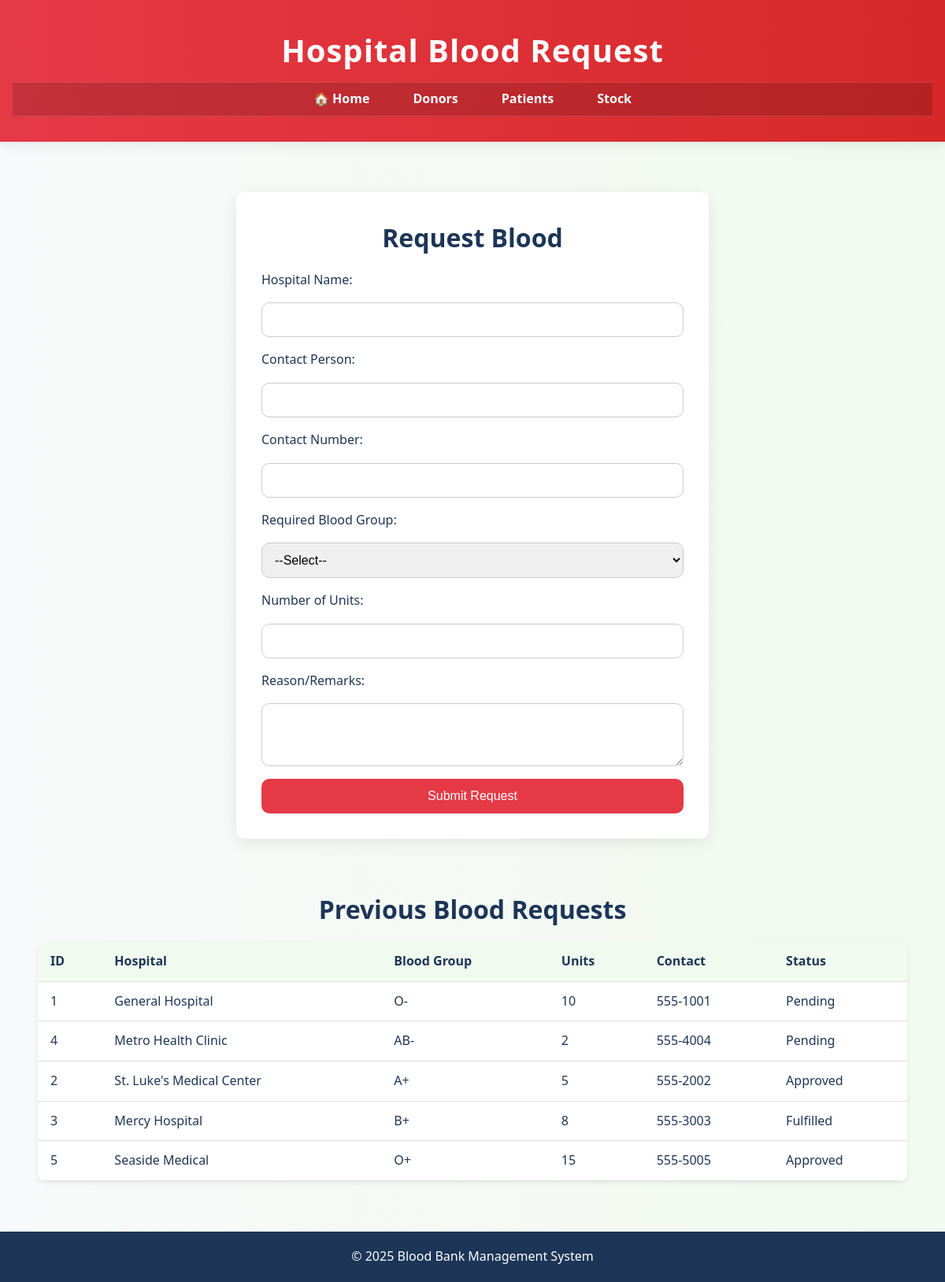
Screenshot of /hospital.php with the database file from the repository.
### tables this page shows
CREATE TABLE Hospital_Requests (
    ID INT AUTO_INCREMENT PRIMARY KEY,
    Hospital_Name VARCHAR(100),
    Contact_Person VARCHAR(100),
    Phone VARCHAR(15),
    Blood_Group VARCHAR(5),
    Units_Requested INT,
    Reason TEXT,
    Status VARCHAR(20),
    Request_Date DATETIME
);

### hospital.php (the view, shortened to what this page needs)
<?php
require_once 'php/connect.php';
?>
<!DOCTYPE html>
<html lang="en">
<head>
    <link rel="stylesheet" href="styles.css">
</head>
<body>
<header>
    <h1>Hospital Blood Request</h1>
    <nav>
        <ul>
            <li><a href="index.html">🏠 Home</a></li>
            <li><a href="donor.html">Donors</a></li>
            <li><a href="patient.php">Patients</a></li>
            <li><a href="stock-view.php">Stock</a></li>
        </ul>
    </nav>
</header>
<main>
    <section class="form-section">
        <h2>Request Blood</h2>
        <form method="POST" class="form-grid">
            <label for="hospital_name">Hospital Name:</label>
            <input type="text" id="hospital_name" name="hospital_name" required>
            <label for="contact_person">Contact Person:</label>
            <input type="text" id="contact_person" name="contact_person" required>
            <label for="phone">Contact Number:</label>
            <input type="tel" id="phone" name="phone" maxlength="10" pattern="[6-9]{1}[0-9]{9}" required>
            <label for="blood_group">Required Blood Group:</label>
            <select id="blood_group" name="blood_group" required>
                <option value="">--Select--</option>
            </select>
            <label for="units">Number of Units:</label>
            <input type="number" id="units" name="units" min="1" required>
            <label for="reason">Reason/Remarks:</label>
            <textarea id="reason" name="reason" rows="3" required></textarea>
            <button type="submit">Submit Request</button>
        </form>
    </section>
    <section class="table-section">
        <h2>Previous Blood Requests</h2>
        <table>
            <thead>
            <tr>
                <th>ID</th>
                <th>Hospital</th>
                <th>Blood Group</th>
                <th>Units</th>
                <th>Contact</th>
                <th>Status</th>
            </tr>
            </thead>
            <tbody>
            <?php
            $sql = "SELECT ID, Hospital_Name, Blood_Group, Units_Requested, Phone, Status
                  FROM Hospital_Requests
                  ORDER BY Request_Date DESC
                  LIMIT 10";
            $result = $conn->query($sql);
            if ($result->num_rows > 0) {
                while ($row = $result->fetch_assoc()) {
                    echo "<tr>
                      <td>" . htmlspecialchars($row['ID']) . "</td>
                      <td>" . htmlspecialchars($row['Hospital_Name']) . "</td>
                      <td>" . htmlspecialchars($row['Blood_Group']) . "</td>
                      <td>" . htmlspecialchars($row['Units_Requested']) . "</td>
                      <td>" . htmlspecialchars($row['Phone']) . "</td>
                      <td>" . htmlspecialchars($row['Status']) . "</td>
                    </tr>";
                }
            } else {
                echo "<tr><td colspan='6'>No requests found.</td></tr>";
            }
            ?>
            </tbody>
        </table>
    </section>
</main>
<footer>
    <p>&copy; 2025 Blood Bank Management System</p>
</footer>
</body>
</html>

### styles.css (style rules this page uses)
:root { --primary: #e63946; --primary-dark: #d62828; --primary-hover: #d62839; --secondary: #f1faee; --accent: #a8dadc; --text: #1d3557; --light: #f8f9fa; --shadow: rgba(0, 0, 0, 0.08); --font: 'Segoe UI', sans-serif; --radius: 10px; }
* { margin: 0; padding: 0; box-sizing: border-box; }
body { font-family: var(--font); background: linear-gradient(to right, var(--light), var(--secondary)); color: var(--text); line-height: 1.6; min-height: 100vh; display: flex; flex-direction: column; }
a { text-decoration: none; color: inherit; }
ul { list-style: none; }
header { background: linear-gradient(to right, var(--primary), var(--primary-dark)); color: white; padding: 2rem 1rem; text-align: center; box-shadow: 0 4px 15px var(--shadow); }
header h1 { font-size: 2.5rem; margin-bottom: 0.5rem; letter-spacing: 1px; }
nav { background-color: rgba(0, 0, 0, 0.15); padding: 0.5rem 0; border-top: 1px solid rgba(255, 255, 255, 0.15); border-bottom: 1px solid rgba(255, 255, 255, 0.15); }
nav ul { display: flex; justify-content: center; align-items: center; gap: 15px; }
nav ul li a { font-weight: bold; padding: 10px 20px; border-radius: var(--radius); color: white; transition: all 0.3s ease; }
main, section { padding: 2rem 1.5rem; flex: 1; }
h2 { font-size: 2rem; text-align: center; margin-bottom: 1rem; }
.table-section table { width: 100%; border-collapse: collapse; margin-top: 1rem; background-color: #fff; border-radius: var(--radius); box-shadow: 0 2px 6px var(--shadow); overflow: hidden; }
.table-section th, .table-section td { padding: 12px 16px; text-align: left; border-bottom: 1px solid #ddd; }
.table-section th { background-color: var(--secondary); color: var(--text); }
.form-section { background-color: white; padding: 2rem; border-radius: var(--radius); box-shadow: 0 5px 20px var(--shadow); max-width: 600px; margin: 2rem auto; }
.form-grid { display: grid; gap: 1rem; }
input, select, textarea { width: 100%; padding: 0.75rem; border-radius: var(--radius); border: 1px solid #ccc; font-size: 1rem; }
button[type="submit"], .button { background-color: var(--primary); color: white; border: none; padding: 0.8rem 1rem; font-size: 1rem; border-radius: var(--radius); cursor: pointer; transition: background 0.3s; }
footer { background-color: var(--text); color: white; text-align: center; padding: 1.2rem; margin-top: auto; }

### rows the page displays
hospital_requests: ID "1", Hospital_Name "General Hospital", Blood_Group "O-", Units_Requested "10", Phone "555-1001", Status "Pending"
hospital_requests: ID "4", Hospital_Name "Metro Health Clinic", Blood_Group "AB-", Units_Requested "2", Phone "555-4004", Status "Pending"
hospital_requests: ID "2", Hospital_Name "St. Luke's Medical Center", Blood_Group "A+", Units_Requested "5", Phone "555-2002", Status "Approved"
hospital_requests: ID "3", Hospital_Name "Mercy Hospital", Blood_Group "B+", Units_Requested "8", Phone "555-3003", Status "Fulfilled"
hospital_requests: ID "5", Hospital_Name "Seaside Medical", Blood_Group "O+", Units_Requested "15", Phone "555-5005", Status "Approved"
